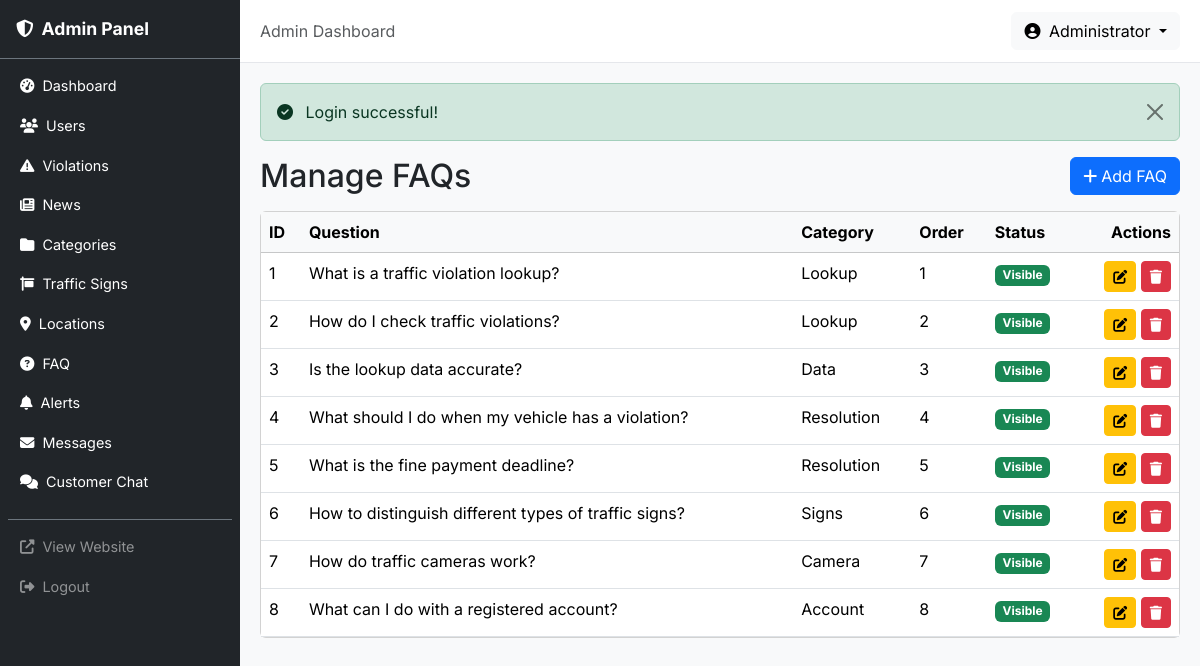
The app's page /admin/faqs (signed in) with its own data.
### tables this page shows
CREATE TABLE faqs (
    id INT AUTO_INCREMENT PRIMARY KEY,
    question VARCHAR(500) NOT NULL,
    answer TEXT NOT NULL,
    category VARCHAR(100) NULL,
    sort_order INT NOT NULL DEFAULT 0,
    status TINYINT NOT NULL DEFAULT 1
);

### app/core/Controller.php (called while the page is built, shortened)
<?php
class Controller
{
    protected function view(string $view, array $data = [], string $layout = 'client'): void
    {
        extract($data);
        $viewPath = __DIR__ . '/../views/' . $view . '.php';
        require $viewPath;
    }
}

### app/controllers/admin/FaqController.php (called while the page is built, shortened)
<?php
class FaqController extends Controller
{
    public function index(): void
    {
        $model = new Faq();
        $page = (int)($this->input('page', 1));
        $data = $model->paginate($page, 10, [], 'sort_order ASC');
        $data['title'] = 'Manage FAQs';
        $data['baseUrl'] = '/admin/faqs';
        $this->view('admin/faqs/index', $data, 'admin');
    }
}

### public/index.php (called while the page is built, shortened)
<?php
spl_autoload_register(function (string $class): void {
    $prefix = 'App\\';
    $baseDir = __DIR__ . '/../app/';
    $relativeClass = substr($class, strlen($prefix));
    $parts = explode('\\', $relativeClass);
    $parts[0] = strtolower($parts[0]);
    if (count($parts) > 1 && $parts[0] === 'controllers') {
        $parts[1] = strtolower($parts[1]);
    }
    $file = $baseDir . implode('/', $parts) . '.php';
});
$router = new App\Core\Router();
$uri = $_SERVER['REQUEST_URI'] ?? '/';
$method = $_SERVER['REQUEST_METHOD'] ?? 'GET';
$router->dispatch($uri, $method);

### app/core/Model.php (called while the page is built, shortened)
<?php
class Model
{
    protected PDO $db;
    protected string $table = '';
    public function __construct()
    {
        $this->db = Database::getInstance()->getConnection();
    }
    public function all(array $conditions = [], string $orderBy = '', int $limit = 0, int $offset = 0): array
    {
        $sql = "SELECT * FROM {$this->table}";
        $params = [];
        if (!empty($orderBy)) {
            $sql .= " ORDER BY {$orderBy}";
        }
        if ($limit > 0) {
            $sql .= " LIMIT {$limit}";
        }
        $stmt = $this->db->prepare($sql);
        $stmt->execute($params);
        return $stmt->fetchAll();
    }
    public function count(array $conditions = []): int
    {
        $sql = "SELECT COUNT(*) FROM {$this->table}";
        $params = [];
        $stmt = $this->db->prepare($sql);
        $stmt->execute($params);
        return (int) $stmt->fetchColumn();
    }
    public function paginate(int $page = 1, int $perPage = 10, array $conditions = [], string $orderBy = ''): array
    {
        $total = $this->count($conditions);
        $totalPages = max(1, (int) ceil($total / $perPage));
        $page = max(1, min($page, $totalPages));
        $offset = ($page - 1) * $perPage;
        $items = $this->all($conditions, $orderBy, $perPage, $offset);
        return [
            'items'      => $items,
            'total'      => $total,
            'page'       => $page,
            'per_page'   => $perPage,
            'total_pages'=> $totalPages,
            'has_next'   => $page < $totalPages,
            'has_prev'   => $page > 1,
        ];
    }
}

### app/core/Database.php (called while the page is built, shortened)
<?php
class Database
{
    private static ?Database $instance = null;
    private \PDO $pdo;
    private function __construct()
    {
        $config = require __DIR__ . '/../../config/config.php';
        $dsn = sprintf(
            'mysql:host=%s;dbname=%s;charset=%s',
            $config['db_host'],
            $config['db_name'],
            $config['db_charset']
        );
        $this->pdo = new \PDO($dsn, $config['db_user'], $config['db_pass'], [
            \PDO::ATTR_ERRMODE            => \PDO::ERRMODE_EXCEPTION,
            \PDO::ATTR_DEFAULT_FETCH_MODE => \PDO::FETCH_ASSOC,
            \PDO::ATTR_EMULATE_PREPARES   => false,
        ]);
    }
    public static function getInstance(): self
    {
        if (self::$instance === null) {
            self::$instance = new self();
        }
        return self::$instance;
    }
    public function getConnection(): \PDO
    {
        return $this->pdo;
    }
}

### app/core/Helper.php (called while the page is built, shortened)
<?php
class Helper
{
    public static function truncate(string $text, int $length = 100): string
    {
        if (mb_strlen($text) <= $length) {
            return $text;
        }
        return mb_substr($text, 0, $length) . '...';
    }
}

### app/views/admin/faqs/index.php (the view, shortened to what this page needs)
<?php
require __DIR__ . '/../../partials/alerts.php';
?>
<div class="d-flex justify-content-between align-items-center mb-3">
    <h2 class="mb-0">Manage FAQs</h2>
    <a href="/admin/faqs/create" class="btn btn-primary"><i class="fas fa-plus me-1"></i>Add FAQ</a>
</div>
<div class="card">
    <div class="card-body p-0">
        <table class="table table-hover mb-0">
            <thead class="table-light">
                <tr>
                    <th>ID</th>
                    <th>Question</th>
                    <th>Category</th>
                    <th>Order</th>
                    <th>Status</th>
                    <th class="text-end">Actions</th>
                </tr>
            </thead>
            <tbody>
                <?php if (empty($items)): ?>
                    <tr><td colspan="6" class="text-center text-muted py-3">No FAQs found.</td></tr>
                <?php else:
                    foreach ($items as $faq): ?>
                <tr>
                    <td><?= $faq['id'] ?></td>
                    <td><?= htmlspecialchars(\App\Core\Helper::truncate($faq['question'], 80), ENT_QUOTES, 'UTF-8') ?></td>
                    <td><?= htmlspecialchars($faq['category'] ?? '—', ENT_QUOTES, 'UTF-8') ?></td>
                    <td><?= $faq['sort_order'] ?></td>
                    <td>
                        <span class="badge <?= $faq['status'] ? 'bg-success' : 'bg-secondary' ?>">
                            <?= $faq['status'] ? 'Visible' : 'Hidden' ?>
                        </span>
                    </td>
                    <td class="text-end">
                        <a href="/admin/faqs/<?= $faq['id'] ?>/edit" class="btn btn-sm btn-warning" title="Edit"><i class="fas fa-edit"></i></a>
                        <form method="POST" action="/admin/faqs/<?= $faq['id'] ?>/delete" class="delete-form d-inline">
                            <button type="submit" class="btn btn-sm btn-danger" title="Delete"><i class="fas fa-trash"></i></button>
                        </form>
                    </td>
                </tr>
                <?php endforeach; endif; ?>
            </tbody>
        </table>
    </div>
</div>

### app/core/Router.php (shortened to what this page needs)
<?php
class Router
{
    private array $routes = [];
    private function addRoute(string $method, string $uri, string $handler): void
    {
        $pattern = preg_replace('/\{([a-zA-Z_]+)\}/', '(?P<$1>[^/]+)', $uri);
        $pattern = '#^' . $pattern . '$#';
        $this->routes[] = [
            'method'  => $method,
            'pattern' => $pattern,
            'handler' => $handler,
        ];
    }
    public function dispatch(string $uri, string $method): void
    {
        $uri = parse_url($uri, PHP_URL_PATH);
        $uri = rtrim($uri, '/') ?: '/';
        foreach ($this->routes as $route) {
            if ($route['method'] !== strtoupper($method)) {
                continue;
            }
            if (preg_match($route['pattern'], $uri, $matches)) {
                $this->params = array_filter($matches, fn($key) => is_string($key), ARRAY_FILTER_USE_KEY);
                [$controllerPath, $action] = explode('@', $route['handler']);
                $controller = new $controllerClass();
                call_user_func_array([$controller, $action], array_values($this->params));
                return;
            }
        }
    }
}

### public/assets/css/admin.css (style rules this page uses)
:root { --sidebar-width: 240px; --primary: #1a56db; --primary-dark: #1e40af; }
body { font-family: 'Inter', 'Segoe UI', Tahoma, Geneva, Verdana, sans-serif; }

### records on screen
faqs: id "1", question "What is a traffic violation lookup?", category "Lookup", sort_order "1", status "Visible"
faqs: id "2", question "How do I check traffic violations?", category "Lookup", sort_order "2", status "Visible"
faqs: id "3", question "Is the lookup data accurate?", category "Data", sort_order "3", status "Visible"
faqs: id "4", question "What should I do when my vehicle has a violation?", category "Resolution", sort_order "4", status "Visible"
faqs: id "5", question "What is the fine payment deadline?", category "Resolution", sort_order "5", status "Visible"
faqs: id "6", question "How to distinguish different types of traffic signs?", category "Signs", sort_order "6", status "Visible"
faqs: id "7", question "How do traffic cameras work?", category "Camera", sort_order "7", status "Visible"
faqs: id "8", question "What can I do with a registered account?", category "Account", sort_order "8", status "Visible"
